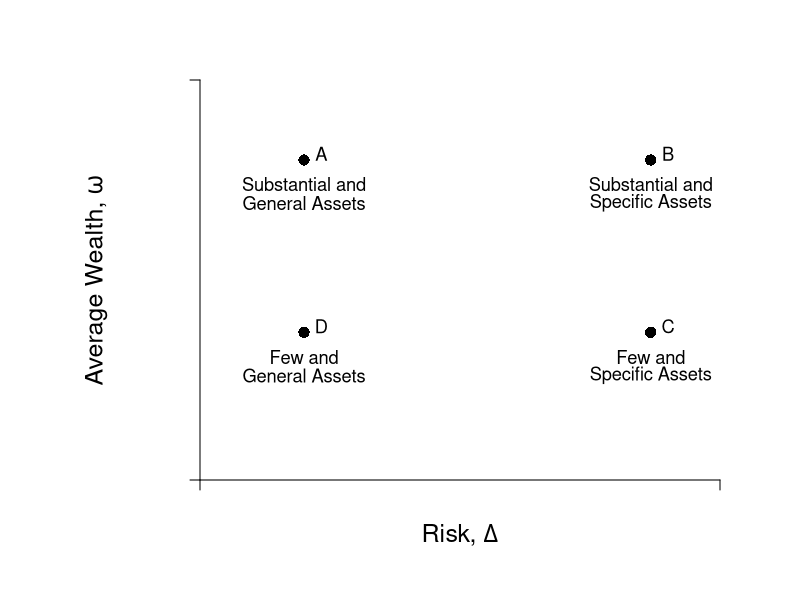

Source code (R):
#Graph Designer: Simon Halliday & Scott Cohn
#Authors: Bowles, Foley and Halliday
#Title: Coordination, Conflict and Competition: A Text in Microeconomics

library(shape)
pdf(file = "risk/indiff_map_scale.pdf", width = 10, height = 8)


#Set parameters for graphics
axislabelsize <- 1.5
labelsize <- 1.1
graphlinewidth <- 3
segmentlinewidth <- 2

COL <- c("#7fc97f", "#beaed4", "#fdc086", "#ffff99", "#386cb0", "#f0027f", "#bf5b17", "#666666")
COLA <- c("#e0f3db", "#99d8c9","#66c2a4","#41ae76", "#238b45", "#005824")
COLB <- c("#c6dbef", "#4eb3d3", "#2b8cbe", "#0868ac","#084081")
COLC <- c("#fcfbfd", "#efedf5", "#dadaeb", "#bcbddc", "#9e9ac8", "#807dba", "#6a51a3", "#54278f", "#3f007d")

#Edited the margins to cater for the larger LHS labels
par(mar =  c(6, 10, 4, 4))

#Indifference curves of a risk-averse homo economicus (2nd graph out of the two for 4.7)

indiffA <- function(x, ua = 2, slope = 1/12) {
  ua + slope*(x)^2
}

#Add limits on axes and levels of utility for each indifference curve
ylims <- c(0, 32.5)
xlims <- c(0, 15)

npts <- 501 
x <- seq(xlims[1], xlims[2], length.out = npts)
y <- seq(ylims[1], ylims[2], length.out = npts) 

plot(0, 0, xlim = xlims, ylim = ylims, type = "n",
     xlab = expression(paste("")),
     ylab = expression(paste("")), 
     xaxt = "n", 
     yaxt = "n", 
     cex.lab = axislabelsize, 
     bty = "n", 
     xaxs="i", 
     yaxs="i"
)

#x and y limits with plain axes without ticks/numbers to match previous graph

#ticksx <- seq(from = 0, to = xlims[2]+1, by = 4)
#xlabels <- seq(from = 0, to = xlims[2], by = 1)
ticksx <- c(xlims[1], xlims[2])
xlabels <- c(NA, NA)
#ticksy <- seq(from = 0, to = ylims[2]+1, by = 4)
#ylabels <- seq(from = 0, to = ylims[2], by = 1)
ticksy <- c(ylims[1], ylims[2])
ylabels <- c(NA, NA)

axis(1,at = ticksx,  pos = 0, labels = xlabels)
axis(2,at = ticksy,  pos = 0, labels = ylabels, las = 1)

npts <- 500 
xx1 <- seq(xlims[1], xlims[2], length.out = npts)
xx2 <- seq(0, xlims[2], length.out = npts)
xx3 <- seq(xlims[1], 0, length.out = npts)
xx4 <- seq(-11, 0, length.out = npts)

#Axis labels and draw linear utility function
mtext(expression(paste("Risk, ", Delta)), side = 1, line = 2.5, cex = axislabelsize)
text(-3, 0.5*ylims[2], expression(paste("Average Wealth, ",omega)), xpd = TRUE, cex = axislabelsize, srt = 90) 

# Asset Labels

text(3, 24, expression(paste("Substantial and")), xpd = TRUE, cex = labelsize)
text(3, 22.5, expression(paste("General Assets")), xpd = TRUE, cex = labelsize)
points(3, 26, pch = 16, col = "black", cex = 1.5,xpd = TRUE)
text(3.5, 26.5, expression(paste("A")), xpd = TRUE, cex = labelsize)


text(3, 10, expression(paste("Few and")), xpd = TRUE, cex = labelsize)
text(3, 8.5, expression(paste("General Assets")), xpd = TRUE, cex = labelsize)
points(3, 12, pch = 16, col = "black", cex = 1.5,xpd = TRUE)
text(3.5, 12.5, expression(paste("D")), xpd = TRUE, cex = labelsize)

text(13, 24, expression(paste("Substantial and")), xpd = TRUE, cex = labelsize)
text(13, 22.5, expression(paste("Specific Assets")), xpd = TRUE, cex = labelsize)
points(13, 26, pch = 16, col = "black", cex = 1.5,xpd = TRUE)
text(13.5, 26.5, expression(paste("B")), xpd = TRUE, cex = labelsize)

text(13, 10, expression(paste("Few and")), xpd = TRUE, cex = labelsize)
text(13, 8.5, expression(paste("Specific Assets")), xpd = TRUE, cex = labelsize)
points(13, 12, pch = 16, col = "black", cex = 1.5,xpd = TRUE)
text(13.5, 12.5, expression(paste("C")), xpd = TRUE, cex = labelsize)

dev.off()
